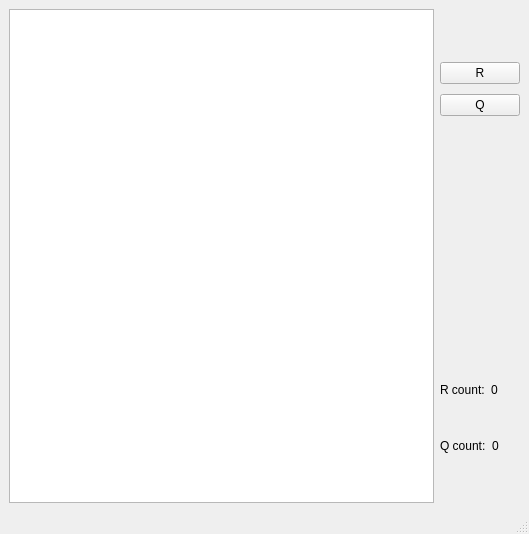
<?xml version="1.0" encoding="UTF-8"?>
<ui version="4.0">
 <class>MainWindow</class>
 <widget class="QMainWindow" name="MainWindow">
  <property name="geometry">
   <rect>
    <x>0</x>
    <y>0</y>
    <width>529</width>
    <height>534</height>
   </rect>
  </property>
  <property name="windowTitle">
   <string>MainWindow</string>
  </property>
  <widget class="QWidget" name="centralwidget">
   <layout class="QGridLayout" name="gridLayout">
    <item row="0" column="0">
     <widget class="QTableWidget" name="tableWidget"/>
    </item>
    <item row="0" column="1">
     <layout class="QVBoxLayout" name="verticalLayout_3">
      <item>
       <layout class="QVBoxLayout" name="verticalLayout">
        <property name="spacing">
         <number>10</number>
        </property>
        <property name="topMargin">
         <number>53</number>
        </property>
        <item>
         <widget class="QPushButton" name="R">
          <property name="text">
           <string>R</string>
          </property>
         </widget>
        </item>
        <item>
         <widget class="QPushButton" name="Q">
          <property name="text">
           <string>Q</string>
          </property>
         </widget>
        </item>
        <item>
         <spacer name="verticalSpacer">
          <property name="orientation">
           <enum>Qt::Vertical</enum>
          </property>
          <property name="sizeType">
           <enum>QSizePolicy::Minimum</enum>
          </property>
          <property name="sizeHint" stdset="0">
           <size>
            <width>20</width>
            <height>40</height>
           </size>
          </property>
         </spacer>
        </item>
       </layout>
      </item>
      <item>
       <spacer name="verticalSpacer_2">
        <property name="orientation">
         <enum>Qt::Vertical</enum>
        </property>
        <property name="sizeType">
         <enum>QSizePolicy::Maximum</enum>
        </property>
        <property name="sizeHint" stdset="0">
         <size>
          <width>20</width>
          <height>202</height>
         </size>
        </property>
       </spacer>
      </item>
      <item>
       <layout class="QVBoxLayout" name="verticalLayout_2">
        <property name="bottomMargin">
         <number>32</number>
        </property>
        <item>
         <layout class="QHBoxLayout" name="horizontalLayout">
          <item>
           <widget class="QLabel" name="label">
            <property name="text">
             <string>R count:</string>
            </property>
           </widget>
          </item>
          <item>
           <widget class="QLabel" name="label_3">
            <property name="text">
             <string>0</string>
            </property>
           </widget>
          </item>
         </layout>
        </item>
        <item>
         <layout class="QHBoxLayout" name="horizontalLayout_2">
          <item>
           <widget class="QLabel" name="label_2">
            <property name="text">
             <string>Q count:</string>
            </property>
           </widget>
          </item>
          <item>
           <widget class="QLabel" name="label_4">
            <property name="text">
             <string>0</string>
            </property>
           </widget>
          </item>
         </layout>
        </item>
       </layout>
      </item>
     </layout>
    </item>
   </layout>
  </widget>
  <widget class="QMenuBar" name="menubar">
   <property name="geometry">
    <rect>
     <x>0</x>
     <y>0</y>
     <width>529</width>
     <height>26</height>
    </rect>
   </property>
  </widget>
  <widget class="QStatusBar" name="statusbar"/>
 </widget>
 <resources/>
 <connections/>
</ui>
